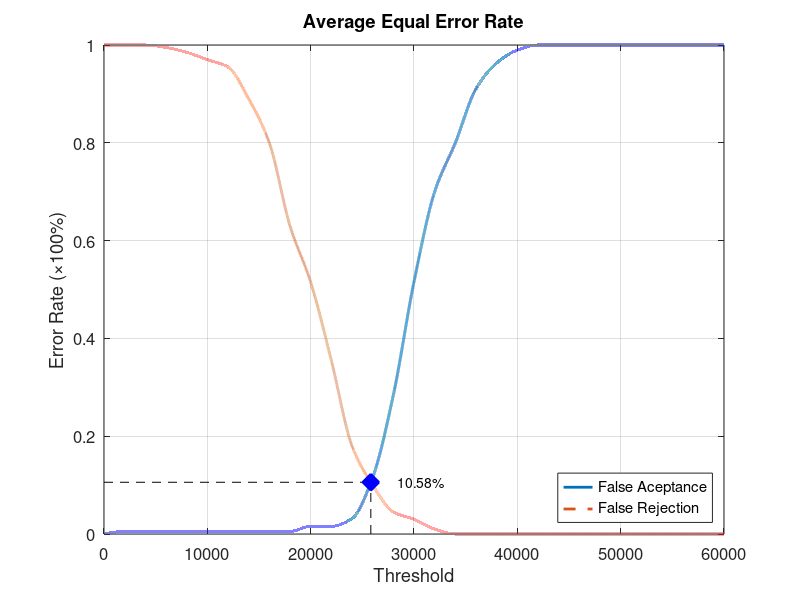
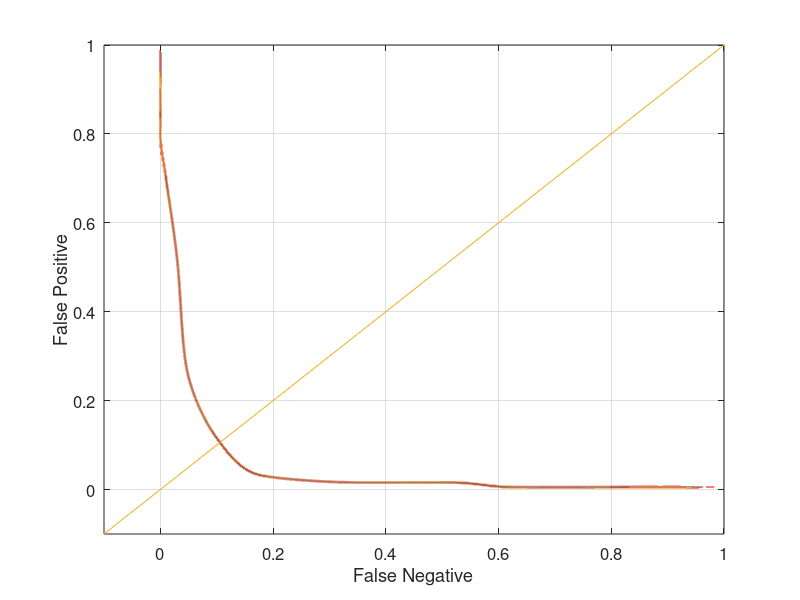

MATLAB code for these plots, in order:
function yEER = Database1_1
close all;
clear;
clc;
x = 0:2000:60000;
xq = 0:0.5:60000;

y0 = [0 0.00526316 0.00526316 0.00526316 0.00526316 0.00526316 0.00526316 0.00526316 0.00526316 0.00526316 0.0157895 0.0157895 0.0315789 0.115789 0.284211 0.515789 0.7 0.8 0.910526 0.963158 0.989474 1 1 1 1 1 1 1 1 1 1];
yy0 = interp1(x, y0, xq, 'pchip');
y1 = [1 1 1 0.995 0.985 0.97 0.955 0.89 0.8 0.63 0.515 0.355 0.18 0.1 0.045 0.03 0.01 0 0 0 0 0 0 0 0 0 0 0 0 0 0];
yy1 = interp1(x, y1, xq, 'pchip');

% Calculating EER: 
y2 = abs(y0 - y1);
find(y2 == min(y2))
yy2 = abs(yy0 - yy1);
xEER = find(yy2 == min(yy2));
xEERIndex = xq(xEER) % X-axis EER
yEER = yy0(xEER) % Y-axis EER

main = figure
plot(xq, yy0,'-','LineWidth', 2);	hold on
plot(xq, yy1,'--','LineWidth', 2);	hold on
plot([xEERIndex xEERIndex], [0 yEER], 'k--');	hold on
plot([0 xEERIndex], [yEER yEER], 'k--');	hold on
plot(xEERIndex, yEER, 'bx', 'LineWidth', 10);	hold on
text(xEERIndex + 10 * xEERIndex / 100, yEER, [num2str(round((10000 * yEER)) / 100) '%'])
legend('False Aceptance', 'False Rejection', 'Location', 'SouthEast')
xlabel('Threshold')
ylabel('Error Rate (\times100%)')
title('Average Equal Error Rate')
set(gca, 'FontSize', 12)
axis([0 60000 0 1])
grid on

print(main, 'Database1_1Main', '-dpng');
FNRxFPR = figure('Color', [1 1 1]);
plot(yy1, yy0, '-', yy1, yy0, 'LineWidth', 2);
hold on
y = -0.1:0.1:1
plot(y, y); 
set(gca, 'FontSize', 12)
xlabel('False Negative')
ylabel('False Positive')
axis([-0.1 1 -0.1 1])
set(gca, 'FontSize', 12)
grid on

print(FNRxFPR, 'Database1_1FNRxFPR','-dpng');
end
